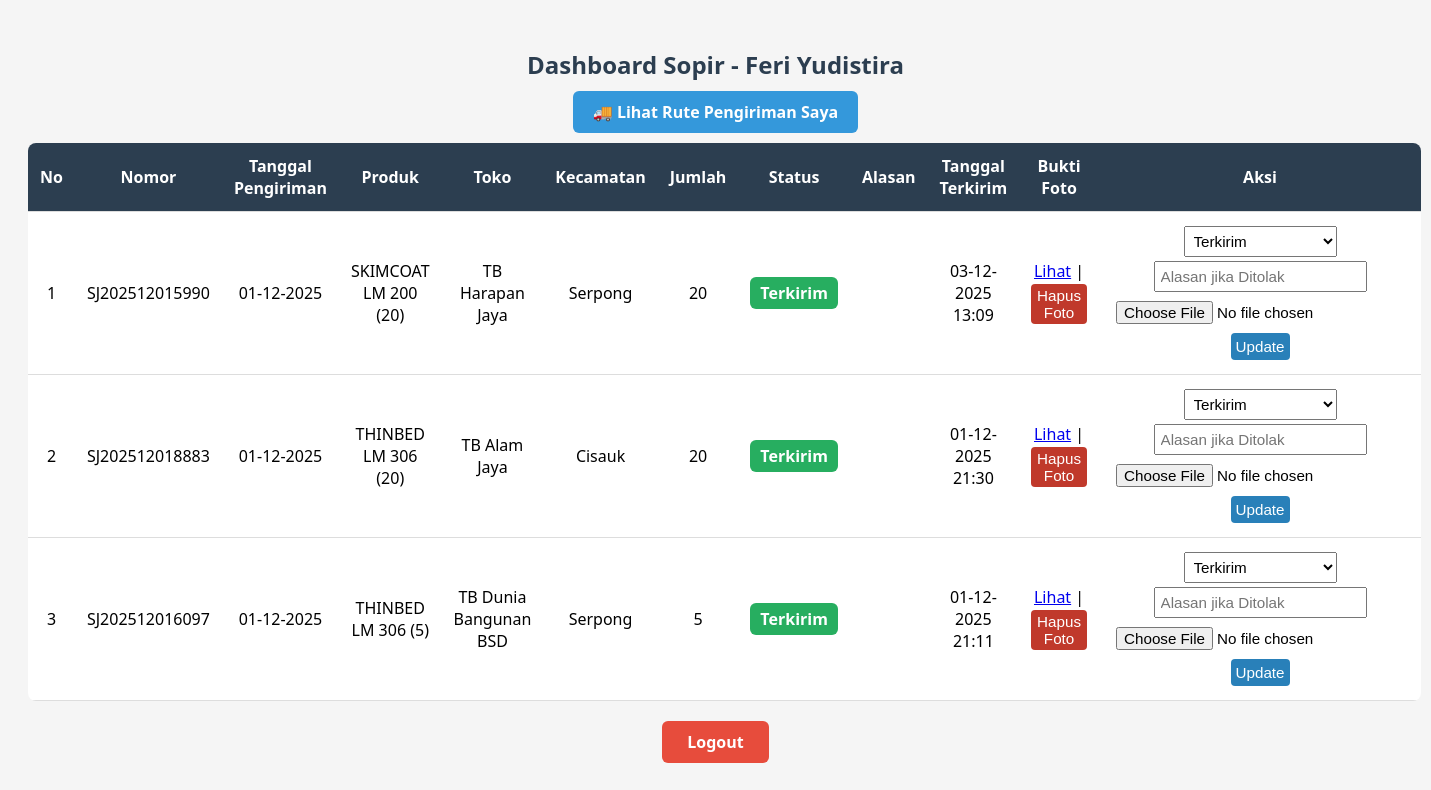
/sopir_dashboard.php (signed in), run on the app's committed database.
### tables this page shows
CREATE TABLE `surat_jalan` (
  `id` int(11) NOT NULL,
  `nomor` varchar(50) NOT NULL,
  `tanggal` date NOT NULL,
  `sopir_id` int(11) NOT NULL,
  `urutan_rute` int(11) DEFAULT 0,
  `status` enum('Pending','Dalam Perjalanan','Terkirim','Ditolak') NOT NULL DEFAULT 'Pending',
  `alasan` text DEFAULT NULL,
  `tanggal_terkirim` datetime DEFAULT NULL,
  `bukti_foto` varchar(255) DEFAULT NULL
);

### sopir_dashboard.php (the view, shortened to what this page needs)
<?php
$conn = new mysqli("localhost", "root", "", "toko_bangunan");
$sopir_id = $_SESSION['sopir_id'];
$sql = "SELECT
    sj.id AS sj_id,
    sj.nomor,
    sj.tanggal,
    sj.status,
    sj.alasan,
    sj.tanggal_terkirim,
    sj.bukti_foto,
    t.nama AS toko_nama,
    k.nama AS kecamatan,
    GROUP_CONCAT(CONCAT(p.nama, ' (', pr.jumlah, ')') SEPARATOR '<br>') AS produk_list,
    SUM(pr.jumlah) AS total_jumlah
FROM surat_jalan sj
JOIN pengiriman pr ON pr.surat_jalan_id = sj.id
JOIN produk p ON pr.produk_id = p.id
JOIN toko t ON pr.toko_id = t.id
JOIN kecamatan k ON t.kecamatan_id = k.id
WHERE sj.sopir_id = ?
GROUP BY sj.id
ORDER BY sj.tanggal DESC, sj.id DESC";
$stmt = $conn->prepare($sql);
$stmt->bind_param("i", $sopir_id);
$stmt->execute();
$result = $stmt->get_result();
?>
<!DOCTYPE html>
<html lang="id">
<head>
</head>
<body>
<h2>Dashboard Sopir - <?= htmlspecialchars($_SESSION['sopir_nama']) ?></h2>
<p style="text-align:center; margin-bottom:20px;">
    <a href="rute_sopir.php?sopir_id=<?= $sopir_id ?>"
       style="padding:10px 20px; background:#3498db; color:white;
              text-decoration:none; border-radius:6px; font-weight:bold;">
        🚚 Lihat Rute Pengiriman Saya
    </a>
</p>
<table>
<thead>
<tr>
<th>No</th>
<th>Nomor</th>
<th>Tanggal Pengiriman</th>
<th>Produk</th>
<th>Toko</th>
<th>Kecamatan</th>
<th>Jumlah</th>
<th>Status</th>
<th>Alasan</th>
<th>Tanggal Terkirim</th>
<th>Bukti Foto</th>
<th>Aksi</th>
</tr>
</thead>
<tbody>
<?php
$nomor = 1;
if ($result->num_rows > 0):
    while($row = $result->fetch_assoc()):
?>
<tr>
<td><?= $nomor++ ?></td>
<td><?= htmlspecialchars($row['nomor']) ?></td>
<td><?= date('d-m-Y', strtotime($row['tanggal'])) ?></td>
<td>
<?php
if ($row['status'] == 'Dibatalkan') {
    $produk = explode('<br>', $row['produk_list']);
    echo htmlspecialchars($produk[0]);
    if (count($produk) > 1) echo " <i>...</i>";
} else {
    echo $row['produk_list'];
}
?>
</td>
<td><?= htmlspecialchars($row['toko_nama']) ?></td>
<td><?= htmlspecialchars($row['kecamatan']) ?></td>
<td><?= (int)$row['total_jumlah'] ?></td>
<td>
<span class="status-label
<?php
switch($row['status']){
    case 'Terkirim': echo 'status-terkirim'; break;
}
?>"><?= htmlspecialchars($row['status']) ?></span>
</td>
<td><?= htmlspecialchars($row['alasan']) ?></td>
<td><?= $row['tanggal_terkirim'] ? date('d-m-Y H:i', strtotime($row['tanggal_terkirim'])) : '-' ?></td>
<td>
<?php if (trim(strtolower($row['status'])) === 'dibatalkan'): ?>
    <span style="color:#7f8c8d; font-style:italic;">Pengiriman dibatalkan oleh Admin</span>
<?php else: ?>
    <?php if($row['bukti_foto']): ?>
        <a href="<?= htmlspecialchars($row['bukti_foto']) ?>" target="_blank">Lihat</a> |
        <form method="post" style="display:inline;" onsubmit="return confirm('Yakin ingin menghapus foto?');">
            <button type="submit" name="hapus_foto"
                style="background:#c0392b; color:#fff; border:none; padding:3px 6px; border-radius:4px; cursor:pointer;">
                Hapus Foto
            </button>
        </form>
    <?php else: ?>
        -
    <?php endif; ?>
<?php endif; ?>
</td>
<td>
<?php if (trim(strtolower($row['status'])) === 'dibatalkan'): ?>
    <span style="color:#7f8c8d; font-style:italic;">Pengiriman dibatalkan oleh Admin</span>
<?php else: ?>
    <form method="post" enctype="multipart/form-data">
        <select name="status" required>
            <option value="Terkirim" <?= $row['status']=='Terkirim'?'selected':'' ?>>Terkirim</option>
        </select>
        <input type="text" name="alasan" placeholder="Alasan jika Ditolak" value="<?= htmlspecialchars($row['alasan']) ?>">
        <input type="file" name="bukti_foto" accept="image/*">
        <button type="submit" name="update_status">Update</button>
    </form>
<?php endif; ?>
</td>
</tr>
<?php
    endwhile;
else:
?>
<tr><td colspan="12" style="text-align:center;">Tidak ada pengiriman.</td></tr>
<?php endif; ?>
</tbody>
</table>
<p style="text-align:center; margin-top:20px;">
    <a href="logout.php" class="btn-logout">Logout</a>
</p>
</body>
</html>

### sopir_dashboard.php (style rules this page uses)
body { font-family: 'Segoe UI', sans-serif; padding: 20px; background: #f5f5f5; }
h2 { text-align: center; color: #2c3e50; margin-bottom: 20px; }
table { width: 100%; border-collapse: collapse; background: #fff; border-radius: 8px; overflow: hidden; }
th, td { padding: 12px; text-align: center; border-bottom: 1px solid #ddd; }
th { background: #2c3e50; color: #fff; }
.status-label { padding: 5px 10px; border-radius: 6px; font-weight: 600; display: inline-block; color: white; }
.status-terkirim { background-color: #27ae60; }
.btn-logout { display: inline-block; padding: 10px 25px; background-color: #e74c3c; color: white; text-decoration: none; border-radius: 6px; font-weight: bold; transition: 0.3s; }
form select, form input[type="text"], form input[type="file"], form button { padding:5px; margin:2px 0; font-size: 0.95rem; }
form button { cursor:pointer; background:#2980b9; color:#fff; border:none; border-radius:4px; transition:0.3s; }

### data on the page
surat_jalan: nomor "SJ202512015990", tanggal "01-12-2025", produk_list "SKIMCOAT LM 200 (20)", toko_nama "TB Harapan Jaya", kecamatan "Serpong", total_jumlah "20", status "Terkirim", tanggal_terkirim "03-12-2025 13:09"
surat_jalan: nomor "SJ202512018883", tanggal "01-12-2025", produk_list "THINBED LM 306 (20)", toko_nama "TB Alam Jaya", kecamatan "Cisauk", total_jumlah "20", status "Terkirim", tanggal_terkirim "01-12-2025 21:30"
surat_jalan: nomor "SJ202512016097", tanggal "01-12-2025", produk_list "THINBED LM 306 (5)", toko_nama "TB Dunia Bangunan BSD", kecamatan "Serpong", total_jumlah "5", status "Terkirim", tanggal_terkirim "01-12-2025 21:11"

### other printed values
$_SESSION['sopir_nama'] "Feri Yudistira"
